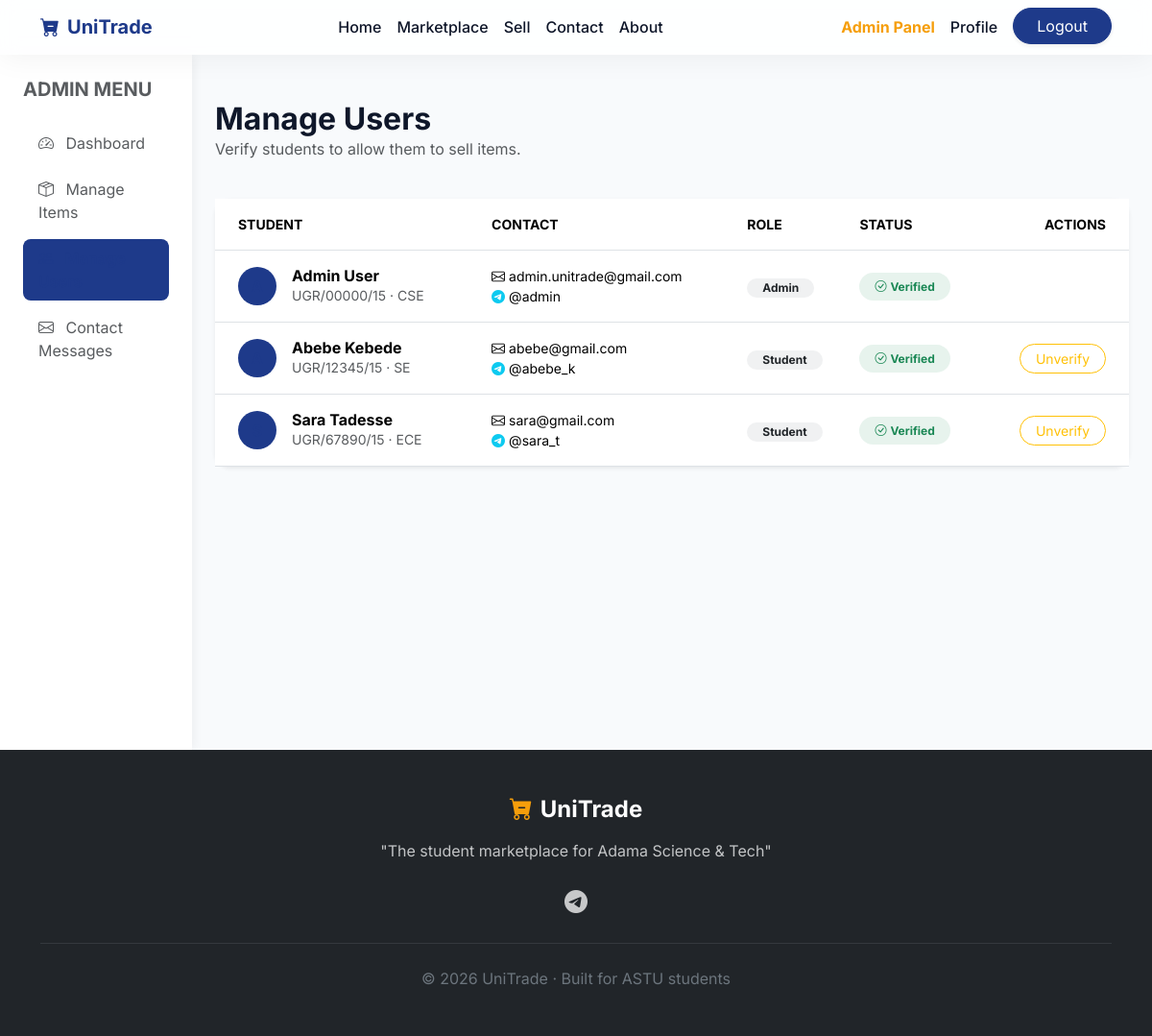
The page /admin/users.php (signed in) on the database its author committed.
### tables this page shows
CREATE TABLE `users` (
  `id` int(11) NOT NULL AUTO_INCREMENT,
  `full_name` varchar(255) NOT NULL,
  `email` varchar(255) NOT NULL,
  `password` varchar(255) NOT NULL,
  `telegram_username` varchar(100) NOT NULL,
  `phone` varchar(20) NOT NULL,
  `department` varchar(100) NOT NULL,
  `ugr_id` varchar(50) NOT NULL,
  `profile_image` varchar(255) DEFAULT 'default.png',
  `role` enum('student','admin') DEFAULT 'student',
  `is_verified` tinyint(1) DEFAULT 0,
  `created_at` timestamp DEFAULT current_timestamp(),
  PRIMARY KEY (`id`),
  UNIQUE KEY `email` (`email`)
);

### admin/users.php (the view, shortened to what this page needs)
<?php
require_once '../includes/db.php';
$stmt = $pdo->query("SELECT * FROM users ORDER BY created_at DESC");
$users = $stmt->fetchAll();
require_once '../includes/header.php';
?>
<div class="container-fluid">
    <div class="row">
        <div class="col-md-3 col-lg-2 px-0 admin-sidebar d-none d-md-block">
            <div class="p-4">
                <h5 class="fw-bold text-muted text-uppercase mb-4">Admin Menu</h5>
                <ul class="nav flex-column gap-2">
                    <li class="nav-item">
                        <a class="nav-link text-dark hover-opacity-100 opacity-75" href="dashboard.php">
                            <i class="bi bi-speedometer2 me-2"></i> Dashboard
                        </a>
                    </li>
                    <li class="nav-item">
                        <a class="nav-link text-dark hover-opacity-100 opacity-75" href="items.php">
                            <i class="bi bi-box-seam me-2"></i> Manage Items
                        </a>
                    </li>
                    <li class="nav-item">
                        <a class="nav-link text-primary fw-bold bg-primary bg-opacity-10 rounded-3" href="users.php">
                            <i class="bi bi-people me-2"></i> Manage Users
                        </a>
                    </li>
                    <li class="nav-item">
                        <a class="nav-link text-dark hover-opacity-100 opacity-75" href="messages.php">
                            <i class="bi bi-envelope me-2"></i> Contact Messages
                        </a>
                    </li>
                </ul>
            </div>
        </div>
        <div class="col-md-9 col-lg-10 py-5 px-4">
            <div class="d-flex justify-content-between align-items-end mb-4">
                <div>
                    <h2 class="fw-bold mb-0">Manage Users</h2>
                    <p class="text-muted">Verify students to allow them to sell items.</p>
                </div>
            </div>
            <div class="card glass-card border-0 shadow-sm">
                <div class="card-body p-0">
                    <div class="table-responsive">
                        <table class="table table-hover align-middle mb-0">
                            <thead class="bg-light text-muted small text-uppercase">
                                <tr>
                                    <th class="ps-4 py-3">Student</th>
                                    <th class="py-3">Contact</th>
                                    <th class="py-3">Role</th>
                                    <th class="py-3">Status</th>
                                    <th class="pe-4 py-3 text-end">Actions</th>
                                </tr>
                            </thead>
                            <tbody class="border-top-0">
                                <?php foreach ($users as $u): ?>
                                <tr>
                                    <td class="ps-4 py-3">
                                        <div class="d-flex align-items-center">
                                            <div class="bg-primary bg-opacity-10 rounded-circle d-flex align-items-center justify-content-center me-3 text-primary fw-bold" style="width: 40px; height: 40px;">
                                            </div>
                                            <div>
                                                <h6 class="fw-bold mb-0"><?= htmlspecialchars($u['full_name']) ?></h6>
                                                <div class="text-muted small"><?= htmlspecialchars($u['ugr_id']) ?> &middot; <?= htmlspecialchars($u['department']) ?></div>
                                            </div>
                                        </div>
                                    </td>
                                    <td class="py-3">
                                        <div class="small">
                                            <div><i class="bi bi-envelope me-1"></i><?= htmlspecialchars($u['email']) ?></div>
                                            <div><i class="bi bi-telegram me-1 text-info"></i><?= htmlspecialchars($u['telegram_username']) ?></div>
                                        </div>
                                    </td>
                                    <td class="py-3">
                                        <span class="badge bg-secondary bg-opacity-10 text-dark rounded-pill px-3"><?= ucfirst($u['role']) ?></span>
                                    </td>
                                    <td class="py-3">
                                        <?php if ($u['is_verified']): ?>
                                            <span class="badge bg-success bg-opacity-10 text-success rounded-pill px-3 py-2"><i class="bi bi-check-circle me-1"></i>Verified</span>
                                        <?php else: ?>
                                            <span class="badge bg-warning bg-opacity-10 text-warning rounded-pill px-3 py-2">Unverified</span>
                                        <?php endif; ?>
                                    </td>
                                    <td class="pe-4 py-3 text-end">
                                        <?php if ($u['id'] !== $_SESSION['user_id']):  ?>
                                            <form method="POST" action="" class="d-inline-flex">
                                                <?php if (!$u['is_verified']): ?>
                                                    <button type="submit" name="action" value="verify" class="btn btn-sm btn-success rounded-pill px-3">Verify</button>
                                                <?php else: ?>
                                                    <button type="submit" name="action" value="unverify" class="btn btn-sm btn-outline-warning rounded-pill px-3">Unverify</button>
                                                <?php endif; ?>
                                            </form>
                                        <?php endif; ?>
                                    </td>
                                </tr>
                                <?php endforeach; ?>
                            </tbody>
                        </table>
                    </div>
                </div>
            </div>
        </div>
    </div>
</div>
<?php require_once '../includes/footer.php'; ?>

### css/style.css (style rules this page uses)
:root { --primary-color: #1E3A8A; --accent-color: #F59E0B; --bg-color: #F8FAFC; --text-color: #0F172A; --white: #FFFFFF; }
body { font-family: 'Inter', sans-serif; background-color: var(--bg-color); color: var(--text-color); display: flex; flex-direction: column; min-height: 100vh; }
.text-primary { color: var(--primary-color) !important; }
.bg-primary { background-color: var(--primary-color) !important; }
.glass-card { background: rgba(255, 255, 255, 0.9); backdrop-filter: blur(10px); border: 1px solid rgba(255, 255, 255, 0.5); border-radius: 16px; box-shadow: 0 10px 30px rgba(0, 0, 0, 0.08); }
.admin-sidebar { min-height: calc(100vh - 76px); background: var(--white); box-shadow: 2px 0 10px rgba(0,0,0,0.05); }

### rows shown on the page
users: full_name "Admin User", ugr "UGR/00000/15", department "CSE", email "admin.unitrade@gmail.com", telegram_username "@admin", role "Admin", is_verified 1 (drawn)
users: full_name "Abebe Kebede", ugr "UGR/12345/15", department "SE", email "abebe@gmail.com", telegram_username "@abebe_k", role "Student", is_verified 1 (drawn)
users: full_name "Sara Tadesse", ugr "UGR/67890/15", department "ECE", email "sara@gmail.com", telegram_username "@sara_t", role "Student", is_verified 1 (drawn)
